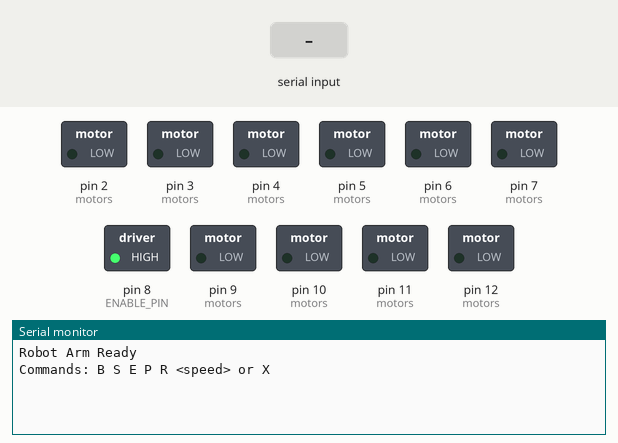
Bench run of a sketch on a simulated Arduino Uno, built with avr-gcc and run on an emulated ATmega328P. Parts: switched loads named in the sketch (green lamp = pin HIGH), the last lines printed to the serial monitor. The test bench sets the inputs (shaded band).

Above: at 1.2 s.
1.3 s: "90,45\n" received over Serial
At 2.5 s:
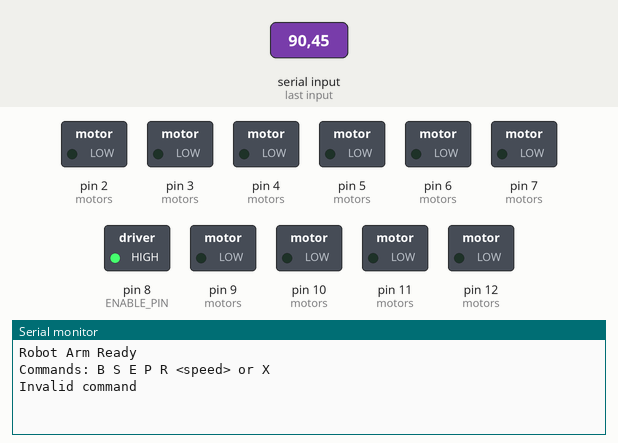
2.8 s: "X90\n" received over Serial
At 3.6 s:
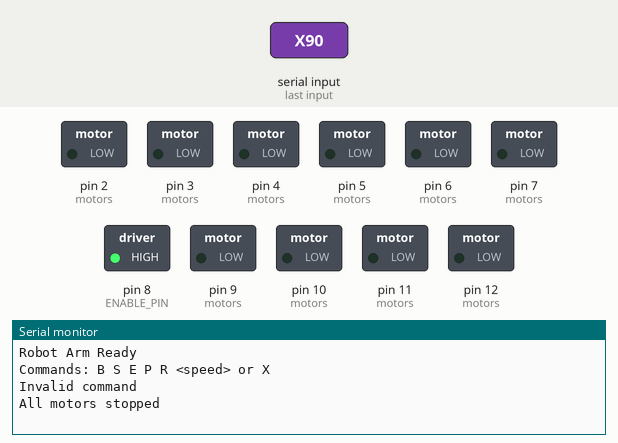

Measured:
- after the input at 1.3 s, the serial monitor: prints a new line at once (image 1)
- after the input at 2.8 s, the serial monitor: prints a new line at once (image 2)

The sketch:

5MotorControlRylandChristian.ino
```cpp
/*
  Teensy 4.1 + 5 BTS7960 Motor Drivers
  Shared Enable Pin

  Motors:
    B = Base
    S = Shoulder
    E = Elbow
    P = Wrist Pitch
    R = Wrist Roll

  Serial Commands:
    B <speed>
    S <speed>
    E <speed>
    P <speed>
    R <speed>
    X (stop all)
*/

struct Motor {
  char name;
  const char* label;
  uint8_t rpwmPin;
  uint8_t lpwmPin;
};

const int ENABLE_PIN = 8;

Motor motors[] = {

  {'B', "Base",       2, 3},
  {'S', "Shoulder",   4, 5},
  {'E', "Elbow",      6, 7},
  {'P', "WristPitch", 9,10},
  {'R', "WristRoll", 11,12}

};

const int NUM_MOTORS = sizeof(motors) / sizeof(motors[0]);

// ---------------- SETUP ----------------

void setup() {

  Serial.begin(115200);

  pinMode(ENABLE_PIN, OUTPUT);
  digitalWrite(ENABLE_PIN, HIGH);

  for(int i=0;i<NUM_MOTORS;i++){

    pinMode(motors[i].rpwmPin,OUTPUT);
    pinMode(motors[i].lpwmPin,OUTPUT);

    analogWrite(motors[i].rpwmPin,0);
    analogWrite(motors[i].lpwmPin,0);
  }

  Serial.println("Robot Arm Ready");
  Serial.println("Commands: B S E P R <speed> or X");
}

// ---------------- LOOP ----------------

void loop() {

  if(Serial.available()){

    String line = Serial.readStringUntil('\n');
    line.trim();

    if(line.length()>0){
      processCommand(line);
    }

  }

}

// ---------------- MOTOR CONTROL ----------------

void setMotorSpeed(uint8_t rpwm, uint8_t lpwm, int speed){

  speed = constrain(speed,-255,255);

  if(speed > 0){

    analogWrite(lpwm,0);
    analogWrite(rpwm,speed);

  }
  else if(speed < 0){

    analogWrite(rpwm,0);
    analogWrite(lpwm,-speed);

  }
  else{

    analogWrite(rpwm,0);
    analogWrite(lpwm,0);

  }

}

// ---------------- STOP ALL ----------------

void stopAll(){

  for(int i=0;i<NUM_MOTORS;i++){

    analogWrite(motors[i].rpwmPin,0);
    analogWrite(motors[i].lpwmPin,0);

  }

}

// ---------------- COMMAND PARSER ----------------

void processCommand(String line){

  char cmd = toupper(line.charAt(0));

  if(cmd=='X'){

    stopAll();
    Serial.println("All motors stopped");
    return;
  }

  String value = line.substring(1);
  value.trim();
  int speed = value.toInt();

  for(int i=0;i<NUM_MOTORS;i++){

    if(motors[i].name == cmd){

      setMotorSpeed(motors[i].rpwmPin,motors[i].lpwmPin,speed);

      Serial.print(motors[i].label);
      Serial.print(" speed ");
      Serial.println(speed);

      return;
    }

  }

  Serial.println("Invalid command");

}
```
